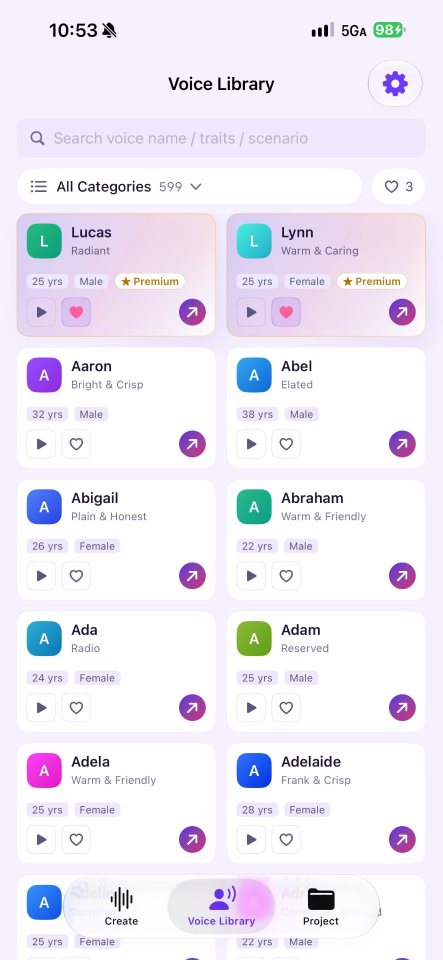
#> input picture 产品/商店页/素材/ios-02v2/src/en-US/02-voices-src.png, 885 x 1920 px, found by its file name (shown at 1/2 size)
$ python gen_ios_02.py
#> lines starting #> are read from the running program, lines starting #| are printed output that depends on the picture; after the words box and inside, x2 and y2 are one past the last pixel; in counts of white or black regions, pixels touching at a corner belong together
#!/usr/bin/env python3
# -*- coding: utf-8 -*-
"""
iOS 预览图 02（音色库）—— 用真机截图合成 1320×2868 商店图。

背景：旧 `ios-1320x2868/<lang>/02-voices-1.png` 用的是更早一版音色卡：
特质飘在卡片右上角、没有 599 计数、顶上还有 "Flagship first, then by name"。
现在的界面是「名字 + 特质在色块右侧、年龄/性别/Premium 一行、试听·收藏·进入」，
搜索框同时支持 音色名 / 特质 / 场景 / 语种。

⚠️ 与 05 同样的约定：成片**直接覆盖** `ios-1320x2868/<lang>/02-voices-1.png`，
文件名不变；中间产物留在 `ios-02v2/`，方便换图重做。

目录：
  src/<lang>/02-voices-src.png   原始截图（885x1920，归档）
  raw/<lang>/02-voices.png       预缩放成 1007x2214（设备屏幕 1:1 像素）
  html/<lang>/02.html            合成页（1320x2868）
  成片 → ios-1320x2868/<lang>/02-voices-1.png（1320x2868，RGB 无 alpha）

用法：python3 gen_ios_02.py [--step ...] [--lang zh-Hant]
"""
from __future__ import annotations

import argparse
import os
import shutil
import subprocess
import sys

from PIL import Image, ImageFilter

HERE = os.path.dirname(os.path.abspath(__file__))
WORK = os.path.join(HERE, "ios-02v2")

LANGS = ["zh-Hans", "en-US", "zh-Hant"]
OUT = {l: os.path.join(HERE, "ios-1320x2868", l, "02-voices-1.png") for l in LANGS}
ACTIVE = list(LANGS)          # 由 --lang 收窄，见 main()

# 设备屏幕在合成页里的 CSS 像素尺寸（.device 1033x2240 - padding 13*2）。
# 视口 1320x2868 / DPR 1 ⇒ CSS 像素 == 设备像素，预缩放到这个尺寸即 1:1。
SCREEN_W, SCREEN_H = 1007, 2214
CANVAS_W, CANVAS_H = 1320, 2868

CHROME = "/Applications/Google Chrome.app/Contents/MacOS/Google Chrome"

COPY = {
    "zh-Hans": {
        "lang": "zh-CN",
        "h1": ("海量音色，", "先听再选"),
        # ⚠️ 搜索只覆盖 音色名 / 特质 / 场景 三个维度，**没有语种**，
        #    文案禁写「语种」（11-13 用户指正，截图 placeholder 已去掉它）
        "sub": "按名字、特质或场景搜索，先试听再收藏",
        "font": "  font-family:-apple-system,'PingFang SC','Helvetica Neue',sans-serif;\n",
        "extra": "",
        "img": "../../raw/zh-Hans/02-voices.png",
    },
    "zh-Hant": {
        "lang": "zh-Hant",
        "h1": ("海量音色，", "先聽再選"),
        "sub": "按名字、特質或場景搜尋，先試聽再收藏",
        "font": "  font-family:-apple-system,'PingFang SC','Helvetica Neue',sans-serif;\n",
        # 繁体页必须 PingFang TC：H1 的「聽」「選」在 SC 字体下会渲染成简体字形
        "extra": (
            "\n/* 繁体页改用 PingFang TC：「聽」「選」「種」不能用简体字形渲染 */\n"
            "body,h1,.sub{font-family:-apple-system,'PingFang TC','PingFang HK','Helvetica Neue',\n"
            "  sans-serif!important}\n"
        ),
        "img": "../../raw/zh-Hant/02-voices.png",
    },
    "en-US": {
        "lang": "en",
        "h1": ("Hear it before", "you pick it"),
        "sub": "Search by name, trait or scenario, then preview",
        "font": "  font-family:-apple-system,'PingFang SC','Helvetica Neue',sans-serif;\n",
        "extra": (
            "\n/* 英文页走 Helvetica 栈，PingFang 的拉丁字形偏窄 */\n"
            "body,h1,.sub{font-family:-apple-system,'Helvetica Neue',Helvetica,Arial,sans-serif!important}\n"
        ),
        "img": "../../raw/en-US/02-voices.png",
    },
}

HTML = """<!DOCTYPE html><html lang="{lang}"><head><meta charset="utf-8">
<style>
*{{margin:0;padding:0;box-sizing:border-box}}
html{{background:#F3EFFC}}   /* headless 偶发漏画最后几行时露深色，而不是白条 */
body{{width:{cw}px;height:{ch}px;overflow:hidden;position:relative;
{font}  background:radial-gradient(1000px 780px at 88% 4%,rgba(138,91,255,.17),transparent 62%),
             radial-gradient(820px 700px at 2% 42%,rgba(255,95,162,.11),transparent 60%),
             radial-gradient(760px 640px at 96% 90%,rgba(46,217,191,.12),transparent 62%),
             linear-gradient(165deg,#F8F5FF 0%,#FFFFFF 52%,#F3EFFC 100%)}}
.head{{position:absolute;left:120px;right:120px;top:36px}}
h1{{font-size:106px;font-weight:800;line-height:1.22;
   letter-spacing:-2px;color:#1B1533}}
h1 em{{font-style:normal;background:linear-gradient(100deg,#5B2EDB,#CE2B72);
      -webkit-background-clip:text;background-clip:text;color:transparent}}
.sub{{margin-top:24px;font-size:42px;line-height:1.5;color:#5C5780;letter-spacing:.5px}}
.stage{{position:absolute;left:0;right:0;top:538px;display:flex;justify-content:center}}
.device{{position:relative;width:1033px;height:2240px;border-radius:112px;padding:13px;
  background:linear-gradient(150deg,#FFFFFF,#E9E3F8);
  box-shadow:0 60px 140px rgba(60,30,130,.20),0 8px 30px rgba(60,30,130,.10),
             inset 0 0 0 2px rgba(255,255,255,.92)}}
.screen{{width:100%;height:100%;border-radius:99px;overflow:hidden;
        position:relative;background:#F5F1FE}}
.screen img{{width:100%;height:100%;display:block;object-fit:cover}}
.dots{{position:absolute;left:0;right:0;bottom:40px;display:flex;
      justify-content:center;gap:16px}}
.dots i{{width:14px;height:14px;border-radius:999px;background:#D8CFEE;display:block}}
.dots i.on{{width:46px;background:linear-gradient(90deg,#5B2EDB,#CE2B72)}}
{extra}</style></head><body>
<div class="head">
  <h1>{l1}<br><em>{l2}</em></h1>
  <div class="sub">{sub}</div>
</div>
<div class="stage"><div class="device">
  <div class="screen"><img src="{img}"></div>
</div></div>
<div class="dots"><i class=""></i><i class="on"></i><i class=""></i><i class=""></i><i class=""></i><i class=""></i></div>
</body></html>"""


def prepare() -> None:
    for lang in ACTIVE:
        src = os.path.join(WORK, "src", lang, "02-voices-src.png")
        im = Image.open(src).convert("RGB")
#> im is the input picture: PIL image 885x1920 RGB; mean R, G, B 237.6, 234.4, 245.6
        # cover：等比放大到刚好盖住屏幕，再居中裁掉多出的窄边（不拉伸变形）
        # 源图 885 宽 → 屏幕 1007 宽是放大约 15%，收尾做一道轻锐化补回小字
        scale = max(SCREEN_W / im.width, SCREEN_H / im.height)
#> scale = 1.15
        w, h = round(im.width * scale), round(im.height * scale)
#> w = 1021; h = 2214
        im = im.resize((w, h), Image.LANCZOS)
#> im: PIL image 1021x2214 RGB
        left, top = (w - SCREEN_W) // 2, (h - SCREEN_H) // 2
#> left = 7; top = 0
        im = im.crop((left, top, left + SCREEN_W, top + SCREEN_H))
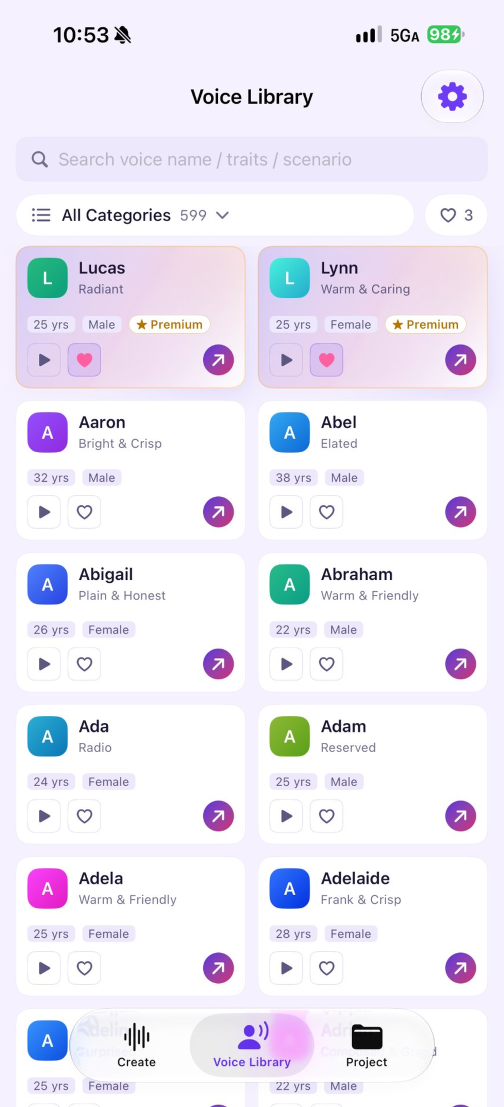
#> im: PIL image 1007x2214 RGB (shown at 1/2 size); mean R, G, B 237.4, 234.3, 245.4
        im = im.filter(ImageFilter.UnsharpMask(radius=1.2, percent=50, threshold=2))
        out = os.path.join(WORK, "raw", lang)
        os.makedirs(out, exist_ok=True)
        im.save(os.path.join(out, "02-voices.png"))
        print(f"[prepare] {lang}: {im.size} (scale {scale:.4f})")
#| [prepare] zh-Hans: (1007, 2214) (scale 1.1531)


def statusbar() -> None:
    """把状态栏时间统一成 9:41（Apple 惯例），与同组其它 5 张保持一致。

    三张原图分别是 10:30 / 10:31 / 10:32，同组里会显得是三次不同时刻的抓拍。
    状态栏底色实测纯平 #F5F1FF，整块刷底再重绘不留补丁；字号按「原标题墨迹高度」
    反解，字重用 SFNS Semibold，墨迹框左上对齐原位置，避免 side bearing 漂移。
    """
    from PIL import ImageDraw, ImageFont, ImageStat

    font_path = "/System/Library/Fonts/SFNS.ttf"
    for lang in ACTIVE:
        path = os.path.join(WORK, "raw", lang, "02-voices.png")
        im = Image.open(path).convert("RGB")
        probe = (60, 10, 340, 130)
        reg = im.crop(probe).convert("L").point(lambda v: 255 if v < 100 else 0)
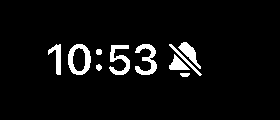
#> reg: PIL image 280x120 L; 5.3% white; 10 white regions, largest, box (x1, y1, x2, y2) and area: (68, 44, 91, 75) 352, (135, 44, 157, 75) 321, (109, 45, 130, 75) 310
        bb = reg.getbbox()
#> bb = (48, 42, 202, 77)
        if not bb:
            print(f"[statusbar] {lang}: 没找到时间文字，跳过")
            continue
        box = (bb[0] + probe[0], bb[1] + probe[1], bb[2] + probe[0], bb[3] + probe[1])
#> box = (108, 52, 262, 87)
        h = box[3] - box[1]
#> h = 35
        bg = tuple(int(round(v)) for v in ImageStat.Stat(im.crop((60, 0, 340, box[1] - 6))).mean)
#> bg = (245, 241, 255)

        def ink_h(size: int) -> int:
            ff = ImageFont.truetype(font_path, size)
#> (the run stopped early here; a loop or call above may not have finished)
